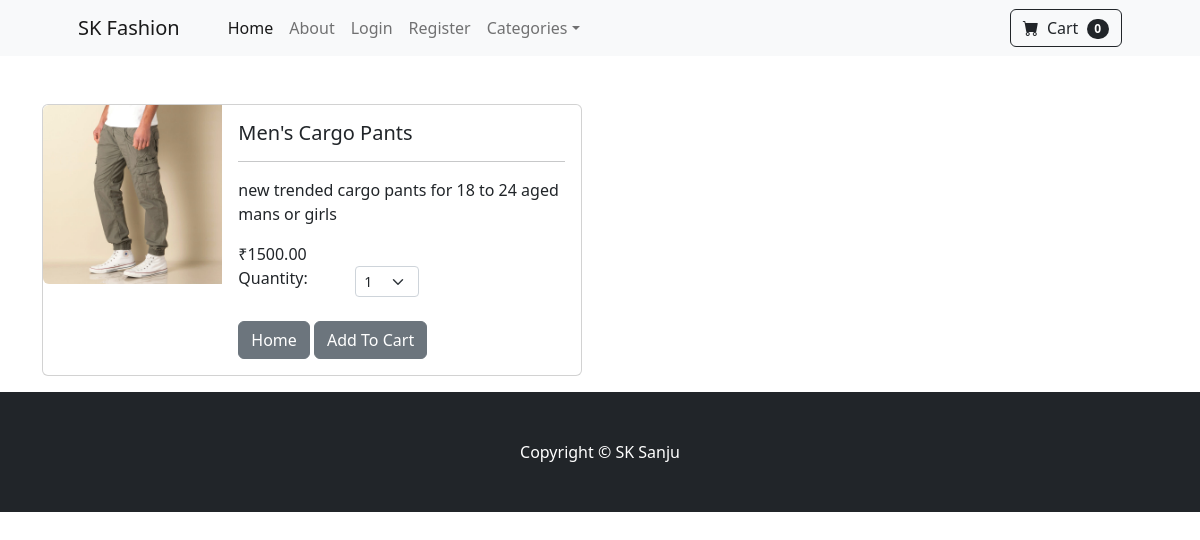
The app's page /product/2 with its own data.
### store/models.py (models this page shows, shortened)
class Product(models.Model):
    id = models.AutoField(primary_key=True)
    name = models.CharField(max_length=50)
    price = models.DecimalField(default=0, decimal_places=2, max_digits=10)
    category = models.ForeignKey(Category, on_delete=models.CASCADE, db_column='category_id', blank=False, null=False)
    description = models.CharField(max_length=250, default='', blank=True, null=True)
    image = models.ImageField( upload_to='uploads/product/')
    is_sale = models.BooleanField(default=False)
    sale_price = models.DecimalField(default=0, decimal_places=2, max_digits=10)

### store/views.py (the view)
# urls.py: path('product/<int:pk>',views.product, name='product'),
def product(request,pk):
    product = Product.objects.get(id=pk)
    return render (request, 'product.html',{'product':product})

### cart/cart.py (called while the page is built)
    def __len__(self):
        return len(self.cart)

### cart/context_processors.py (called while the page is built)
def cart(request):
    return{'cart':Cart(request)}

### store/templates/product.html (shortened to what this page needs)
{% extends "base.html" %}
{% block content %}
<div class="container">
    <br><br>
    <div class="card mb-3" style="max-width: 540px;">
        <div class="row g-0">
            <div class="col-md-4">
                <img src="{{product.image.url}}" class="img-fluid rounded-start" alt="...">
            </div>
            <div class="col-md-8">
                <div class="card-body">
                    <h5 class="card-title">{{product.name}}</h5>
                    <hr>
                    <p class="card-text">{{product.description}}</p>
                    {% if product.is_sale %}
                    <strong>₹{{product.sale_price}}</strong>
                    &nbsp;
                    <strike>
                        ₹{{product.price}}
                    </strike>
                    {% else %}
                    ₹{{product.price}}
                    <br>
                    {% endif %}
                    <div class="row">
                        <div class=" col-md-4">Quantity:</div>
                        <div class="col-md-3">
                            <select class="form-select form-select-sm" id="qty-cart">
                                <option value="1">1</option>
                            </select>
                        </div>
                    </div>
                    <br>
                    <a href="{% url "home" %}" class="btn btn-secondary">Home</a>
                    <button type="button" value="{{ product.id }}" class="btn btn-secondary" id="add-cart" >Add To Cart</button>
                </div>
            </div>
        </div>
    </div>
</div>
{% endblock %}

### records on screen
Product: image (picture), name "Men's Cargo Pants", description "new trended cargo pants for 18 to 24 aged mans or girls", price "1500.00"

### other values on screen
{{ cart|length }} "0"
